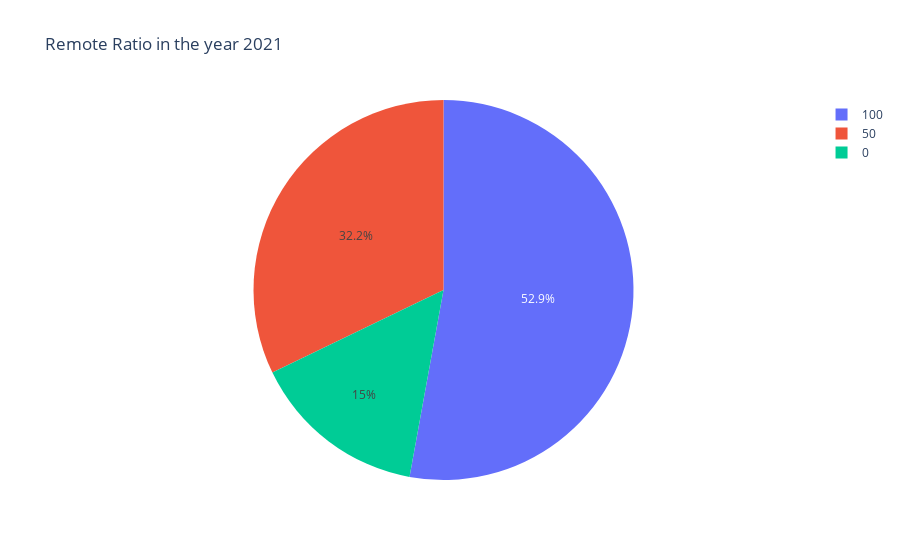

The notebook cell saved with this chart:
### Code cell
fig = px.pie(df_2021,names='remote_ratio', title="Remote Ratio in the year 2021")
fig.show()

### Figure 1 — Plotly figure (JSON) as saved in the notebook; plotly's stock layout.template omitted (floating-point values rounded to 4 significant figures; data arrays with more than 128 entries replaced by an {"elided": "..."} marker saying what was removed)
{"data": [{"domain": {"x": [0, 1], "y": [0, 1]}, "hovertemplate": "remote_ratio=%{label}<extra></extra>", "labels": {"elided": "227 int values"}, "legendgroup": "", "name": "", "showlegend": true, "type": "pie"}], "layout": {"legend": {"tracegroupgap": 0}, "title": {"text": "Remote Ratio in the year 2021"}}}
